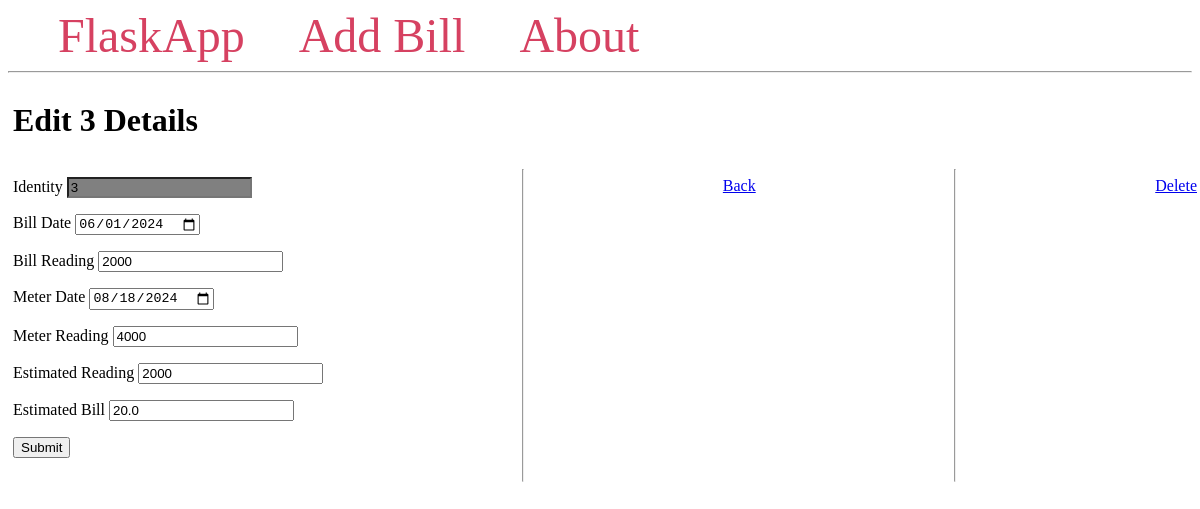
/bills/3/edit/, run on the app's committed database.
### app.py (models this page shows)
class Bill(db.Model):
    __table__ = db.Model.metadata.tables['bill']

### app.py (the view, shortened to what this page needs)
@app.route('/bills/<int:bill_id>/edit/', methods=('GET', 'POST'))
def edit(bill_id):
    bill = Bill.query.get_or_404(bill_id)
    return render_template('edit.html', bill=bill)

### templates/edit.html (shortened to what this page needs)
{% extends 'base.html' %}
{% block content %}
    <h1 style="width: 100%">
        {% block title %} Edit {{ bill.id }} Details
        {% endblock %}
    </h1>
    <form method="post">
        <p>
            <label for="id">Identity</label>
            <input type="number" name="id"
                   value={{ bill.id }}
                   placeholder="Id" readonly style="background-color: grey;">
        </p>
        <p>
            <label for="bill_date">Bill Date</label>
            <input type="date" name="bill_date"
                   value={{ bill.bill_date }}
                   placeholder="Bill Date" required>
        </p>
        <p>
            <label for="bill_reading">Bill Reading</label>
            <input type="number" name="bill_reading"
                   value={{ bill.bill_reading }}
                   placeholder="Bill Reading" required onchange="updateEstimatedReading()">
        </p>
        <p>
            <label for="meter_date">Meter Date</label>
            <input type="date" name="meter_date"
                   value={{ bill.meter_date }}
                   placeholder="Meter Date" required>
        </p>
        <p>
            <label for="meter_reading">Meter Reading</label>
            <input type="number" name="meter_reading"
                   value={{ bill.meter_reading }}
                   placeholder="Meter Reading"  required onchange="updateEstimatedReading()">
        </p>
        <p>
            <label for="estimated_reading">Estimated Reading</label>
            <input type="number" name="estimated_reading"
                   value={{ bill.estimated_reading }}
                   placeholder="Estimated Reading" required>
        </p>
        <p>
            <label for="estimated_bill">Estimated Bill</label>
            <input type="number" name="estimated_bill"
                   value={{ bill.estimated_bill }}
                   placeholder="Estimated Bill" step="0.01" min="0"  required>
        </p>
        <p>
            <button type="submit">Submit</button>
        </p>
    </form>
    <br>
    <hr>
    <div>
        <p> <a href="/bills"> Back</a></p>
    </div>
    <hr> <br>
    <p>
        <a href="{{ url_for('delete', bill_id=bill.id) }}">Delete</a>
    </p>
{% endblock %}

### data on the page
Bill: id "3", bill_date "06/01/2024", bill_reading "2000", meter_date "08/18/2024", meter_reading "4000", estimated_reading "2000", estimated_bill "20.0"
